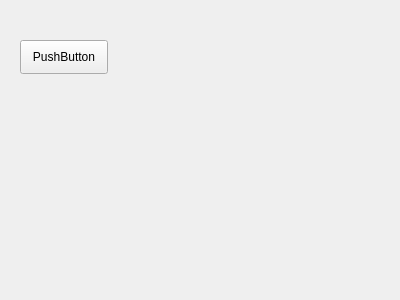
<?xml version="1.0" encoding="UTF-8"?>
<ui version="4.0">
 <class>MainWindow</class>
 <widget class="QMainWindow" name="MainWindow">
  <property name="geometry">
   <rect>
    <x>0</x>
    <y>0</y>
    <width>400</width>
    <height>300</height>
   </rect>
  </property>
  <property name="windowTitle">
   <string>MainWindow</string>
  </property>
  <widget class="QWidget" name="centralwidget">
   <widget class="QPushButton" name="pushButton">
    <property name="geometry">
     <rect>
      <x>20</x>
      <y>40</y>
      <width>88</width>
      <height>34</height>
     </rect>
    </property>
    <property name="text">
     <string>PushButton</string>
    </property>
   </widget>
  </widget>
  <widget class="QMenuBar" name="menuBar">
   <property name="geometry">
    <rect>
     <x>0</x>
     <y>0</y>
     <width>400</width>
     <height>30</height>
    </rect>
   </property>
  </widget>
 </widget>
 <resources/>
 <connections/>
</ui>
